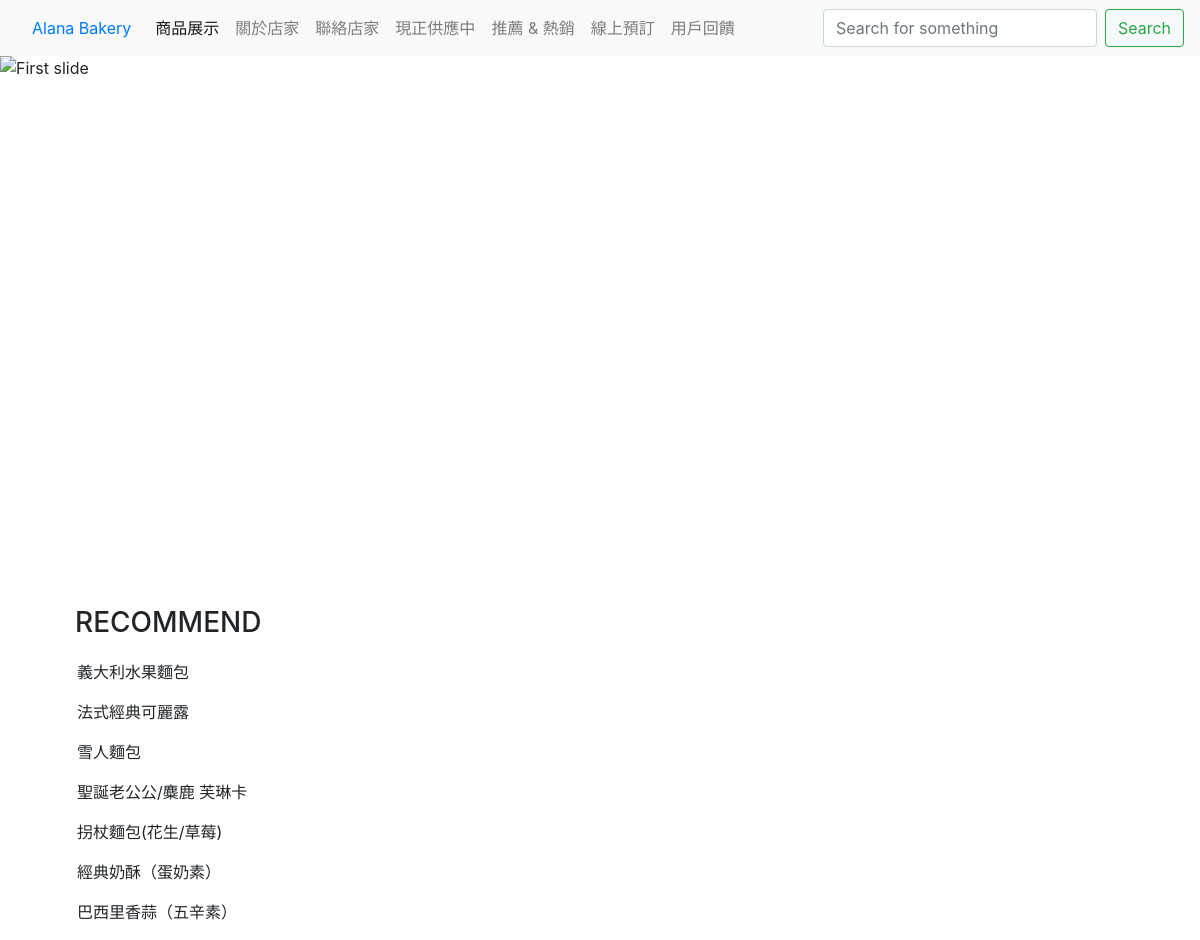
Screenshot of /bonus/recommend/ with the database file from the repository.
### bonus/models.py (models this page shows, shortened)
class Prize(models.Model):
    pid = models.CharField(max_length=25)
    cname = models.CharField(max_length=20)
    amount = models.IntegerField()
    desc = models.TextField(null=True, blank=True)
    img = models.ImageField(upload_to="images/", null=True, blank=True)
    heart=models.IntegerField(default=0)
    class Meta:
        ordering = ['-amount']
    def __str__(self):
        return self.cname

### bonus/views.py (the view)
# urls.py: path('recommend/',views.recommend,name='recommend'),
def recommend(request):
    rec=Prize.objects.filter(heart__gt=0)
    print(rec)
    return render(
        request,
        'bonus/recommend.html',
        context={
            'recomment_list':rec,
        }
    )

### bonus/templates/bonus/recommend.html (shortened to what this page needs)
{% extends "base.html" %} {% block content %}
<h3 style="margin: 50px 0px 20px 30px;"> RECOMMEND</h3>
{% for r in recomment_list %}
<p class="bi">{{r}}</p>
{% endfor %}
{% endblock %}

### bonus/templates/bonus/recommend.html (style rules this page uses)
.bi { padding-left: 2em; }

### rows the page displays
Prize: cname "義大利水果麵包"
Prize: cname "法式經典可麗露"
Prize: cname "雪人麵包"
Prize: cname "聖誕老公公/麋鹿 芙琳卡"
Prize: cname "拐杖麵包(花生/草莓)"
Prize: cname "經典奶酥（蛋奶素）"
Prize: cname "巴西里香蒜（五辛素）"
